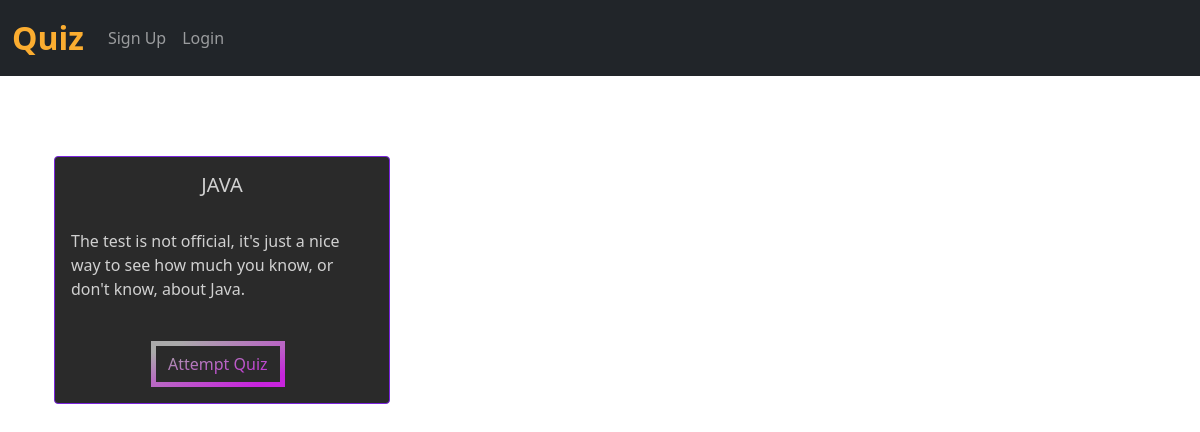
The app's page /quiz/ with its own data.
### quiz/models.py (models this page shows, shortened)
class Quiz(models.Model):
    name = models.CharField(max_length=50)
    description = models.CharField(max_length=500)
    number_of_questions = models.IntegerField(default=1)
    time = models.IntegerField(help_text="Duration of the quiz in seconds", default="1")

### quiz/views.py (the view)
# urls.py: path("", views.index, name="index"),
def index(request):
    quiz = Quiz.objects.all()
    para = {'quiz' : quiz}
    return render(request, "quiz/index.html", para)

### quiz/templates/quiz/index.html (shortened to what this page needs)
{% extends 'baseq.html' %}
{% load static %}
{% block body %}
<br><br><br>
<div class="container">
  <div class="container mx-auto mt-2">
    <div class="row">
      {% for i in quiz %}
      <div class="col-md-4">
        <div class="card" style="width: 21rem;">
          <div class="card-body">
            <h5 class="card-title" style="text-align: center;">{{i.name}}</h5>
            <br>
            <p class="card-text">{{i.description}}</p>
            <br>
            <button data-bs-target="#exampleModal" data-bs-toggle="modal" data-time="{{i.time}}"
              data-questions="{{i.number_of_questions}}" data-name="{{i.name}}" data-id="{{i.id}}" id="btn"
              style="justify-content: center;" class="attempt btn mr-2 modal-button">Attempt
              Quiz</button>
          </div>
        </div>
      </div>
      {% endfor %}
    </div>
  </div>
</div>
{% endblock %}

### quiz/templates/quiz/index.html (style rules this page uses)
.attempt { --gradient: linear-gradient(to left top, #c724dd 10%, #aaaaaa 90%) !important; }
body { background: white; }
.card { background: rgb(42, 42, 42); border: 1px solid #7a24dd; color: rgba(250, 250, 250, 0.8); margin-bottom: 3rem; }
#btn { border: 5px solid; border-image-slice: 1; background: var(--gradient) !important; -webkit-background-clip: text !important; -webkit-text-fill-color: transparent !important; border-image-source: var(--gradient) !important; text-decoration: none; position: relative; left: 80px; }

### records on screen
Quiz: name "JAVA", description "The test is not official, it's just a nice way to see how much you know, or don't know, about Java."
